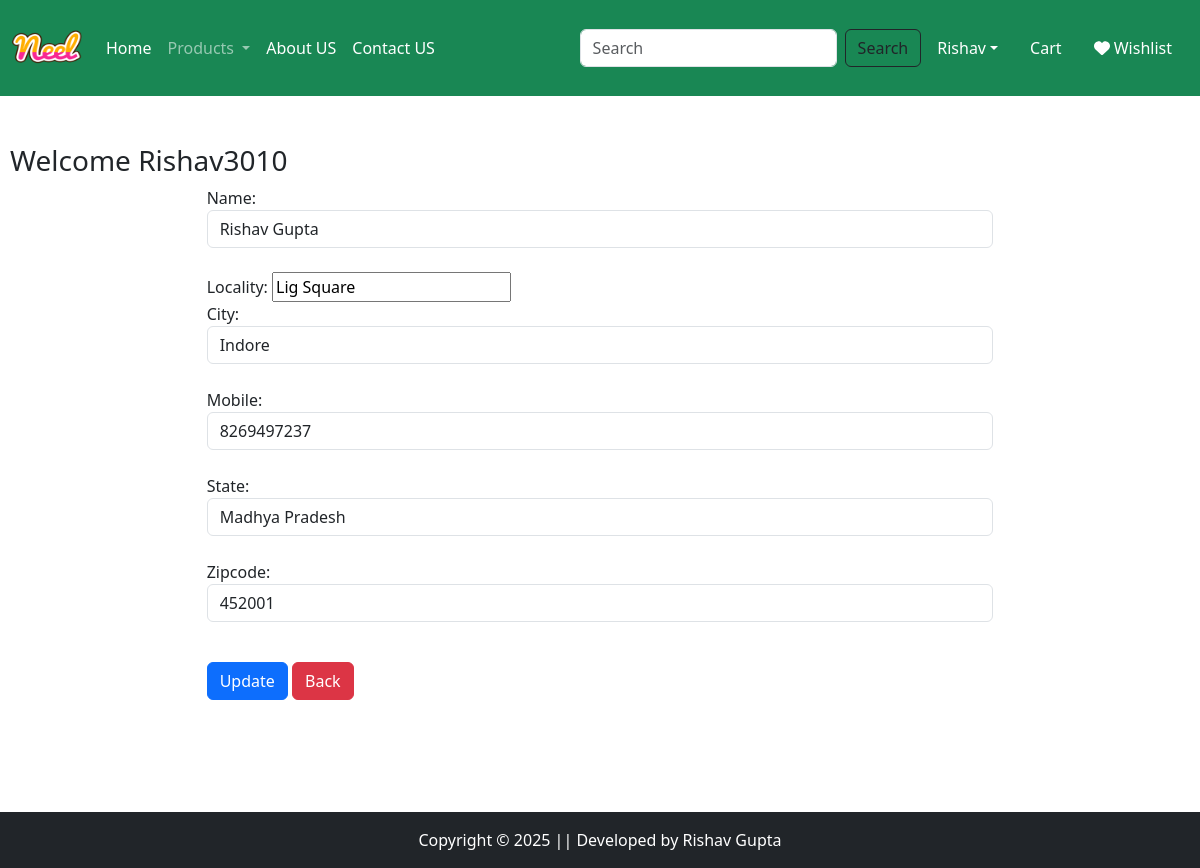
Screenshot of /updateAddress/1/ (signed in) with the database file from the repository.
### App/models.py (models this page shows, shortened)
class Customer(models.Model):
    user = models.ForeignKey(User,on_delete=models.CASCADE)
    name = models.CharField(max_length=200)
    locality = models.CharField(max_length=200)
    city = models.CharField(max_length=50)
    mobile = models.IntegerField(default=0)
    zipcode = models.IntegerField()
    state = models.CharField(choices=STATE_CHOICES,max_length=100)

### App/views.py (the view, shortened to what this page needs)
# urls.py: path('updateAddress/<int:pk>/', views.updateAddress.as_view(), name="updateAddress"),
@method_decorator(login_required,name='dispatch')
class updateAddress(View):
    def get(self,request,pk):
        add = Customer.objects.get(pk=pk)
        form = CustomerProfileForm(instance=add)
        totalitem=0
        wishitem = 0
        if request.user.is_authenticated:
            totalitem = len(Cart.objects.filter(user=request.user))
            wishitem = len(Wishlist.objects.filter(user=request.user))
        return render(request,'app/updateAddress.html',locals())

### App/forms.py
class CustomerProfileForm(forms.ModelForm):
    class Meta:
         model = Customer
         fields = ['name','locality','city','mobile','state','zipcode']
         widgets={
             'name':forms.TextInput(attrs={'class':'form-control'}),
             'locality':forms.TextInput(attrs={'class':'form-conrol'}),
             'city':forms.TextInput(attrs={'class':'form-control'}),
             'mobile':forms.NumberInput(attrs={'class':'form-control'}),
             'state':forms.Select(attrs={'class':'form-control'}),
             'zipcode':forms.NumberInput(attrs={'class':'form-control'})
         }

### App/templates/app/updateAddress.html (shortened to what this page needs)
{% extends "app/base.html" %}
{% load static %}
{% block main-content %}
<div class="container my-5" style="max-width: 100%; padding-left: 10px; padding-right: 10px;">
    <div class="row">
        <h3>Welcome <span class="text-capitalize">{{request.user}}</span></h3>
    </div>
    <div class="col-sm-8 offset-sm-1" style="max-width: 100%; margin: 0 auto;">
        <form action="" method="post">
            {% for fm in form %}
                {{fm.label_tag}} {{fm}} <small class="text-danger">{{fm.errors|striptags}}</small> <br>
            {% endfor %}
            <div class="col-12 mt-3">
                <button type="submit" class="btn btn-primary">Update</button>
                <a href="{% url 'address' %}" type="button" class="btn btn-danger">Back</a>
            </div>
        </form>
    </div>
</div>
<br><br><br><br><br>
{% endblock main-content %}

### rows the page displays
Customer: form "Rishav Gupta" "Lig Square" "Indore" "8269497237" "Madhya Pradesh" "452001"

### other values shown
{{ request.user }} "Rishav3010"
{{ fm.label_tag }} "Name:" "Locality:" "City:" "Mobile:" "State:" "Zipcode:"
